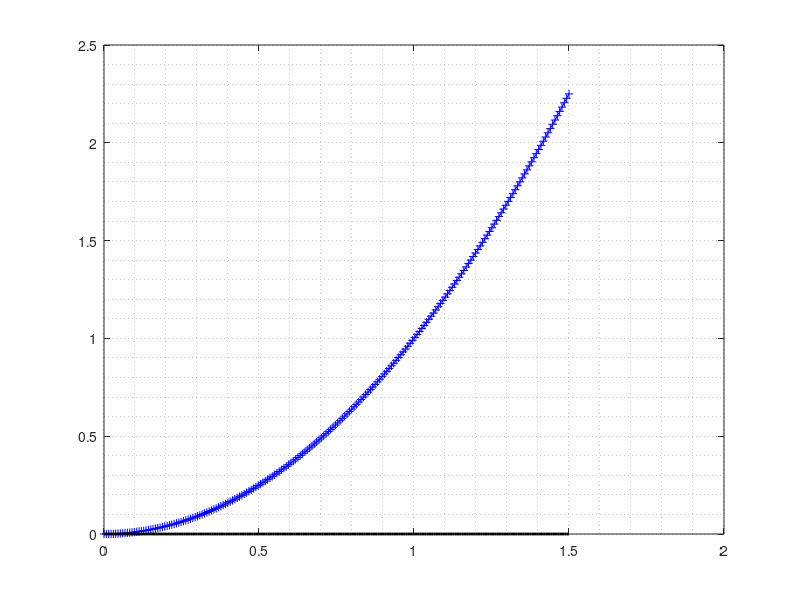
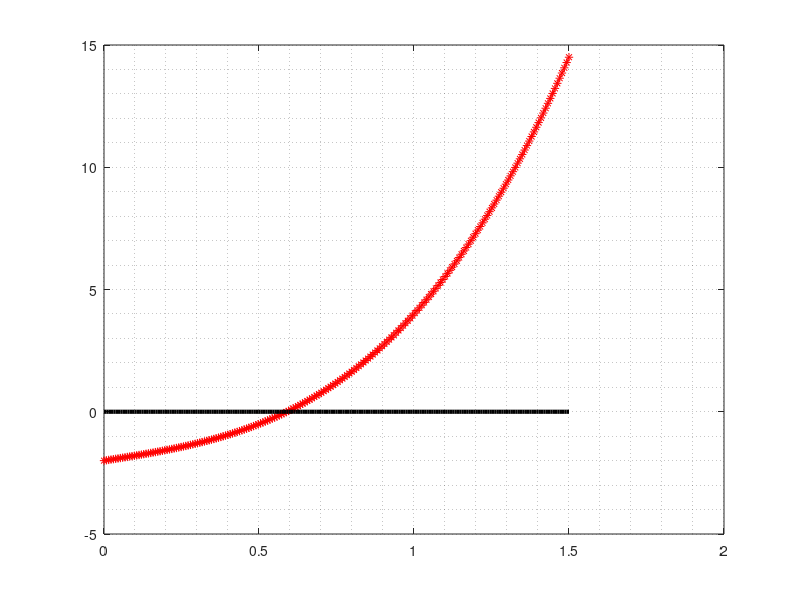

Write the MATLAB code that produced these figures, in order. (Note: this script raises an error after producing the figures.)
# TP4 Ejercicio 5 Ej5_TP4_2024.m
clear all;
clc; clf

% funcion
fr=@(x) x.^2;

% en esta buscamos la raiz para la minima distancia
f  = @(x) 4*x.^3 +2*x - 2;
df = @(x) 12*x.^2+2;
a=0;
b=1.5;
x=linspace(a,b,200);
ff=f(x);
ffr=fr(x);
z=@(x) 0.*x;
zz=z(x);
figure(1)
plot(x,ffr,'-+b',x,zz,'-k','linewidth',2);
grid minor

figure(2)
plot(x,ff,'-*r',x,zz,'-k','linewidth',3);
grid minor
x0=0.5;
kmax=100;
tol=10^-4;

[xmin,rh,it,t] = Newton(f,df,x0,kmax,tol)
disp('El punto en x para la minima distancias de f(x) a x=(1,0), es:')
xmin
frmin=fr(xmin)
disp('La distancia minima es:   ')
dmin=sqrt((xmin-1)^2 + frmin^2);
disp(dmin)
